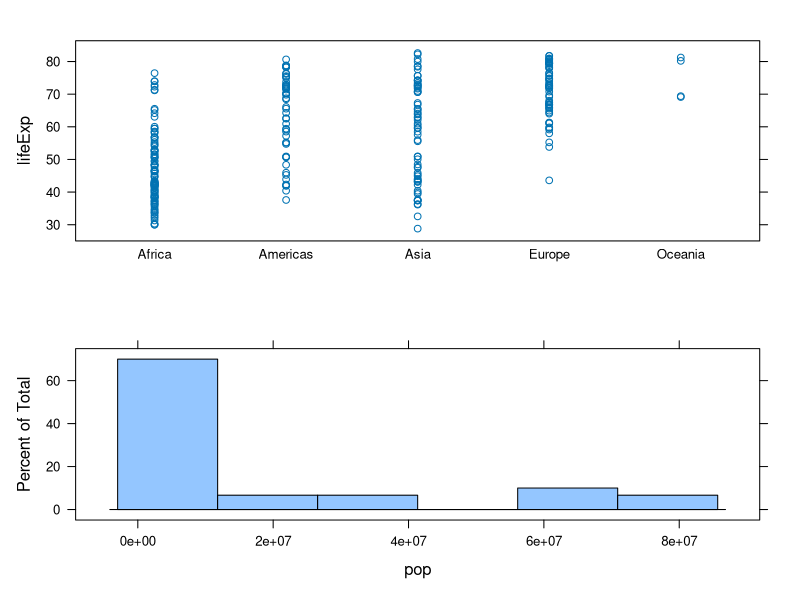
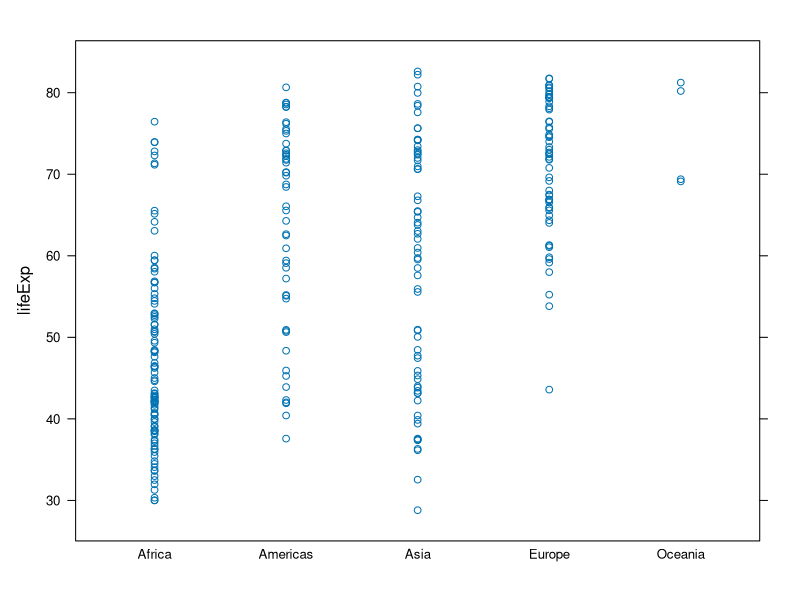
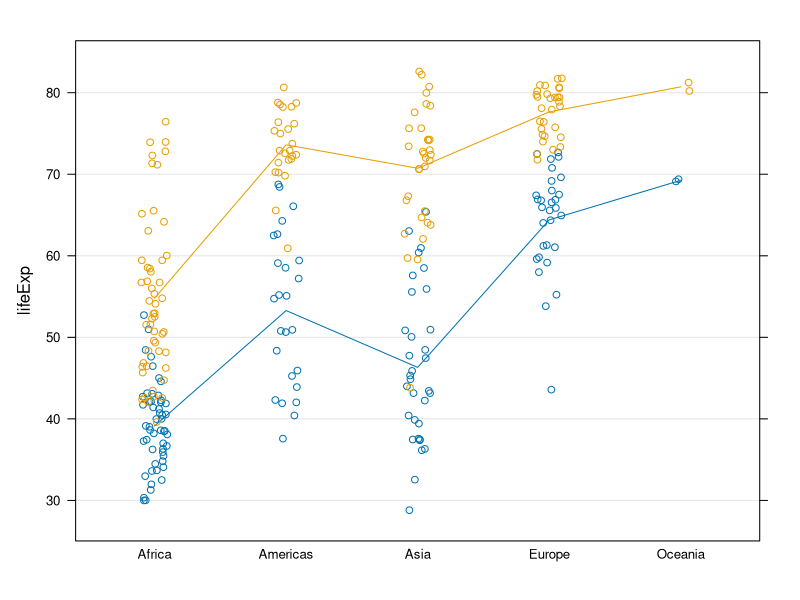
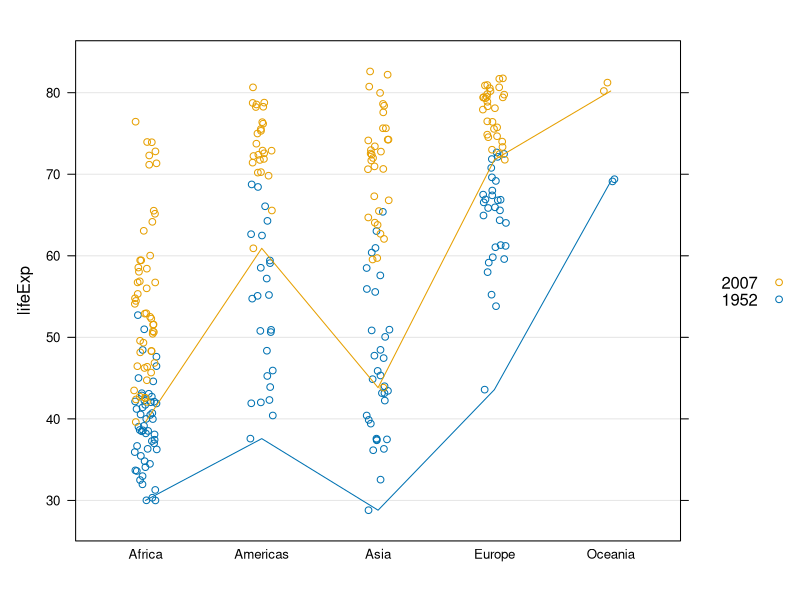
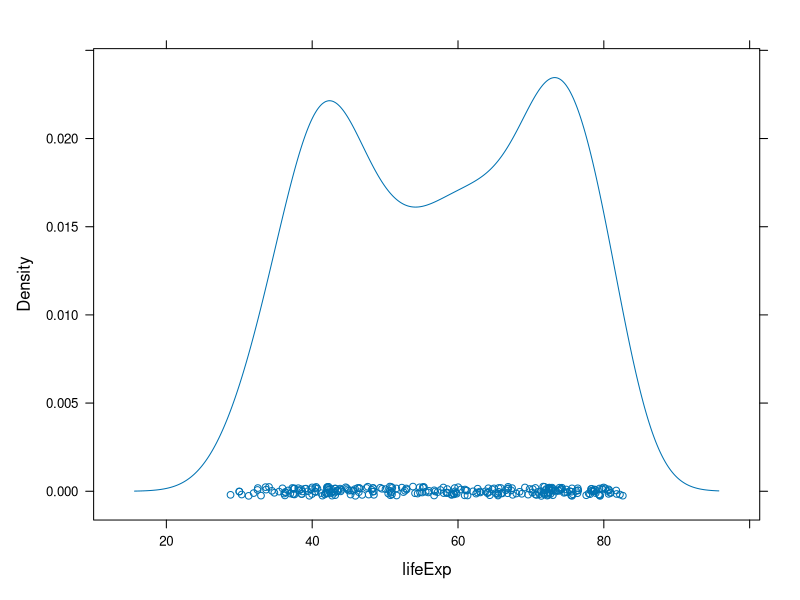
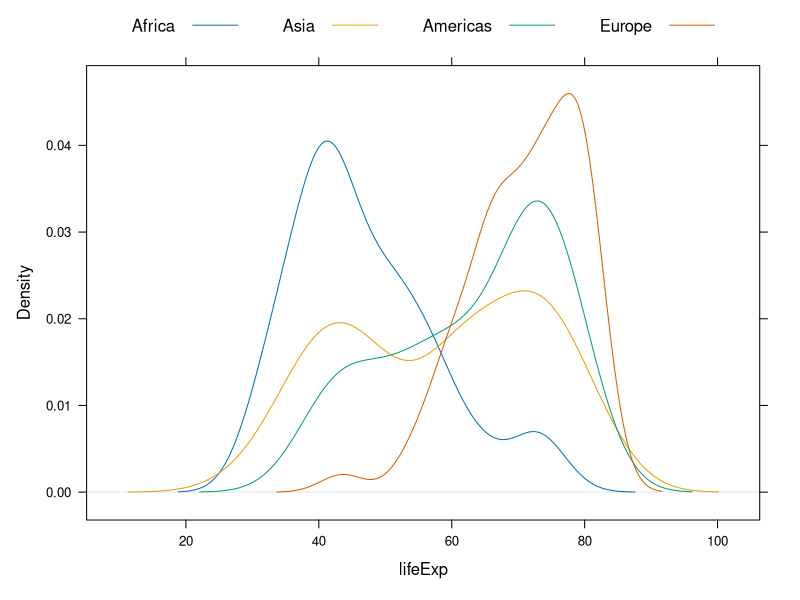
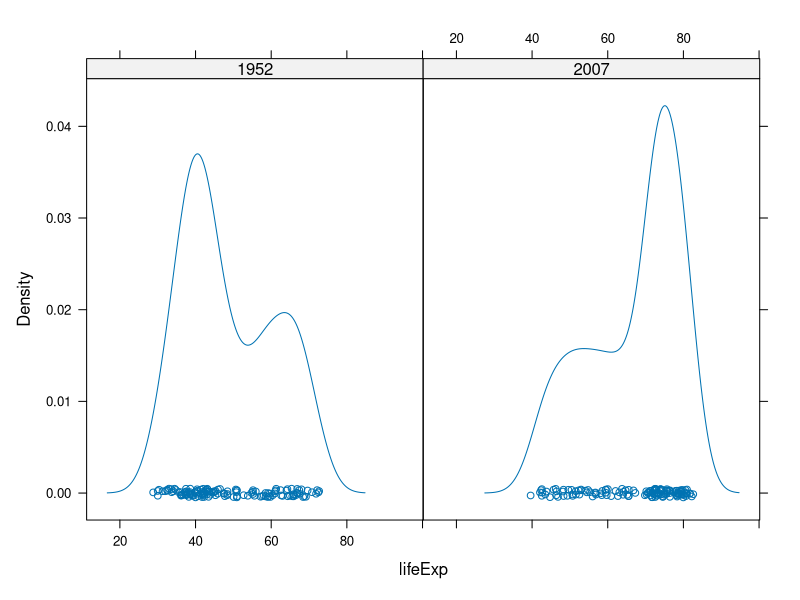
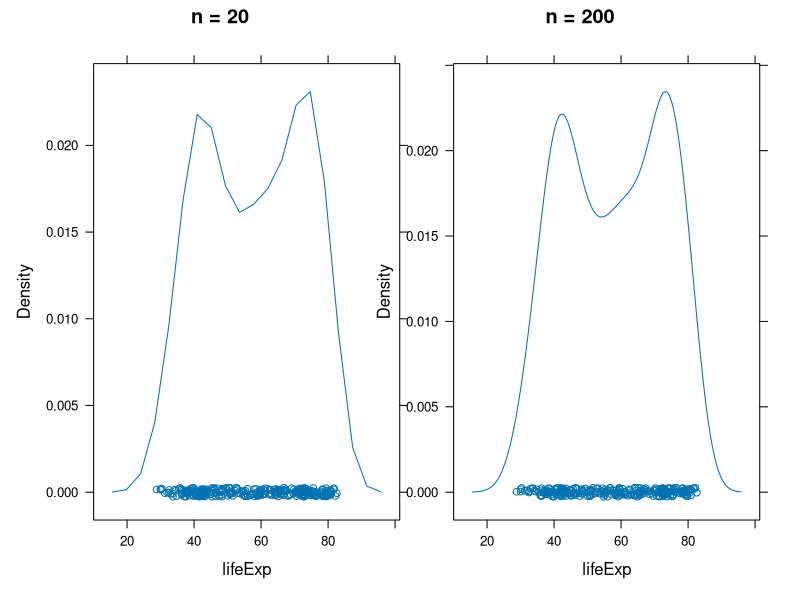

Write the R code that produced these figures, in order. (Note: this script raises an error after producing the figures.)
## ---- chunk 1
gDat <- read.delim("gapminderDataFiveYear.txt")
hDat <- subset(gDat, year %in% c(1952,2007))

library(lattice)
library(plyr)

###################### 1 DIMENSIONAL

# multiple plots on same page
strplt1 <- stripplot(lifeExp ~ continent, hDat)
hstgrm1 <- histogram(~pop, gDat, subset = (continent == 'Europe' & year == 2007))
plot(strplt1, split = c(1,1,1,2))
plot(hstgrm1, split = c(1,2,1,2), newpage=FALSE)

# some strip plots. Avoid overplotting in 1D with jitter/densityplot
stripplot(lifeExp ~ continent, hDat)
stripplot(lifeExp ~ continent, hDat, jitter.data = TRUE, grid = "h", type = c("p", "a"),
          group = year)
stripplot(lifeExp ~ continent, hDat, jitter.data = TRUE, grid = "h", type = c("p", "a"),
          group = year, fun = min, auto.key = list(reverse.rows = TRUE))

# get rid of useless oceania
iDat <- subset(hDat, continent != "Oceania")
iDat <- droplevels(iDat)
jDat <- droplevels(subset(gDat, continent != "Oceania"))

# reorder the continents based on life expectancy
iDat <- within(iDat, continent <- reorder(continent, lifeExp))
ddply(iDat, ~continent, summarize, avgLifeExp = mean(lifeExp))

# density plot (~smooth histogram)
densityplot(~lifeExp, iDat)
densityplot(~lifeExp, iDat, plot.points = FALSE, ref = TRUE,
            group = continent, auto.key = list(columns=nlevels(iDat$continent)))
densityplot(~lifeExp | factor(year), iDat)
hardCorners <- densityplot(~lifeExp, iDat, n = 20, main = "n = 20")
softCorners <- densityplot(~lifeExp, iDat, n = 200, main = "n = 200")
# make the plot smoother wish more line segments (n=)
print(hardCorners, position = c(0, 0, 0.55, 1), more = TRUE)
print(softCorners, position = c(0.45, 0, 1, 1))
# adjust the bandwidth to make the plot less/more sensitive
wiggly <- densityplot(~lifeExp, iDat, adjust = 0.5, main = "default bw * 0.5")
rolling <- densityplot(~lifeExp, iDat, adjust = 2, main = "default bw * 2")
print(wiggly, position = c(0, 0, 0.55, 1), more = TRUE)
print(rolling, position = c(0.45, 0, 1, 1))

# histogram
histogram(~lifeExp, gDat)
histogram(~lifeExp, gDat, nint = 50)

# box plot/violin plot
bwplot(lifeExp ~ continent, iDat)
bwplot(lifeExp ~ continent, iDat, panel = panel.violin)
bwplot(lifeExp ~ as.factor(year) | continent, subset(gDat, continent != "Oceania"))

# using panel function to have multiple plots on same panel
bwplot(lifeExp ~ reorder(continent, lifeExp), subset(gDat, continent != "Oceania"), 
       panel = function(..., box.ratio) {
         panel.violin(..., col = "transparent", border = "grey60", varwidth = FALSE, box.ratio = box.ratio)
         panel.bwplot(..., fill = NULL, box.ratio = 0.1)
       })

# cool titanic survival example showing some advanced features
bc.titanic <- barchart(Class ~ Freq | Sex + Age, as.data.frame(Titanic),
                       groups = Survived, stack = TRUE, layout = c(4, 1),
                       auto.key = list(title = "Survived", columns = 2),
                       scales = list(x = "free"))
plot(bc.titanic)

########################### 2 DIMENSIONAL

# too much data clustered, we need to log this!
xyplot(lifeExp ~ gdpPercap, iDat, grid = TRUE)
xyplot(lifeExp ~ gdpPercap, iDat, grid = TRUE,
       scales = list(x = list(log = 10, equispaced.log = FALSE)),
       type = c("p", "smooth"), lwd = 2,
       group = continent,
       auto.key = list(columns = nlevels(iDat$continent)))

# avoiding overplotting in 2D with smoothscatter/hexagonal bins
xyplot(lifeExp ~ gdpPercap | continent, iDat,
       grid = TRUE,
       scales = list(x = list(log = 10, equispaced.log = FALSE)),
       panel = panel.smoothScatter)

library(hexbin)
hexbinplot(lifeExp ~ gdpPercap, iDat,
           scales = list(x = list(log = 10, equispaced.log = FALSE)),
           aspect = 1, xbins = 30)

xyplot(sdGdpPercap + iqrGdpPercap + madGdpPercap ~ year, lifeExpSpread,
 subset = continent == "Africa", type = "b", ylab = "measure of spread",
  auto.key = list(x = 0.07, y = 0.85, corner = c(0, 1)))


lifeExpSpread <- ddply(jDat, ~ continent + year, summarize,
                       sdGdpPercap = sd(gdpPercap), iqrGdpPercap = IQR(gdpPercap),
                       madGdpPercap = mad(gdpPercap))
xyplot(sdGdpPercap + iqrGdpPercap + madGdpPercap ~ year, lifeExpSpread,
       group = reorder(continent, sdGdpPercap), layout = c(3, 1),
       type = "b", ylab = "measure of spread",
       auto.key = list(x = 0.35, y = 0.85, corner = c(0, 1),
       reverse.rows = TRUE))
xyplot(sdGdpPercap + iqrGdpPercap + madGdpPercap ~ year, lifeExpSpread,
       subset = continent == "Africa", type = "b", ylab = "measure of spread",
       outer = TRUE, layout = c(3, 1), aspect = 1)
